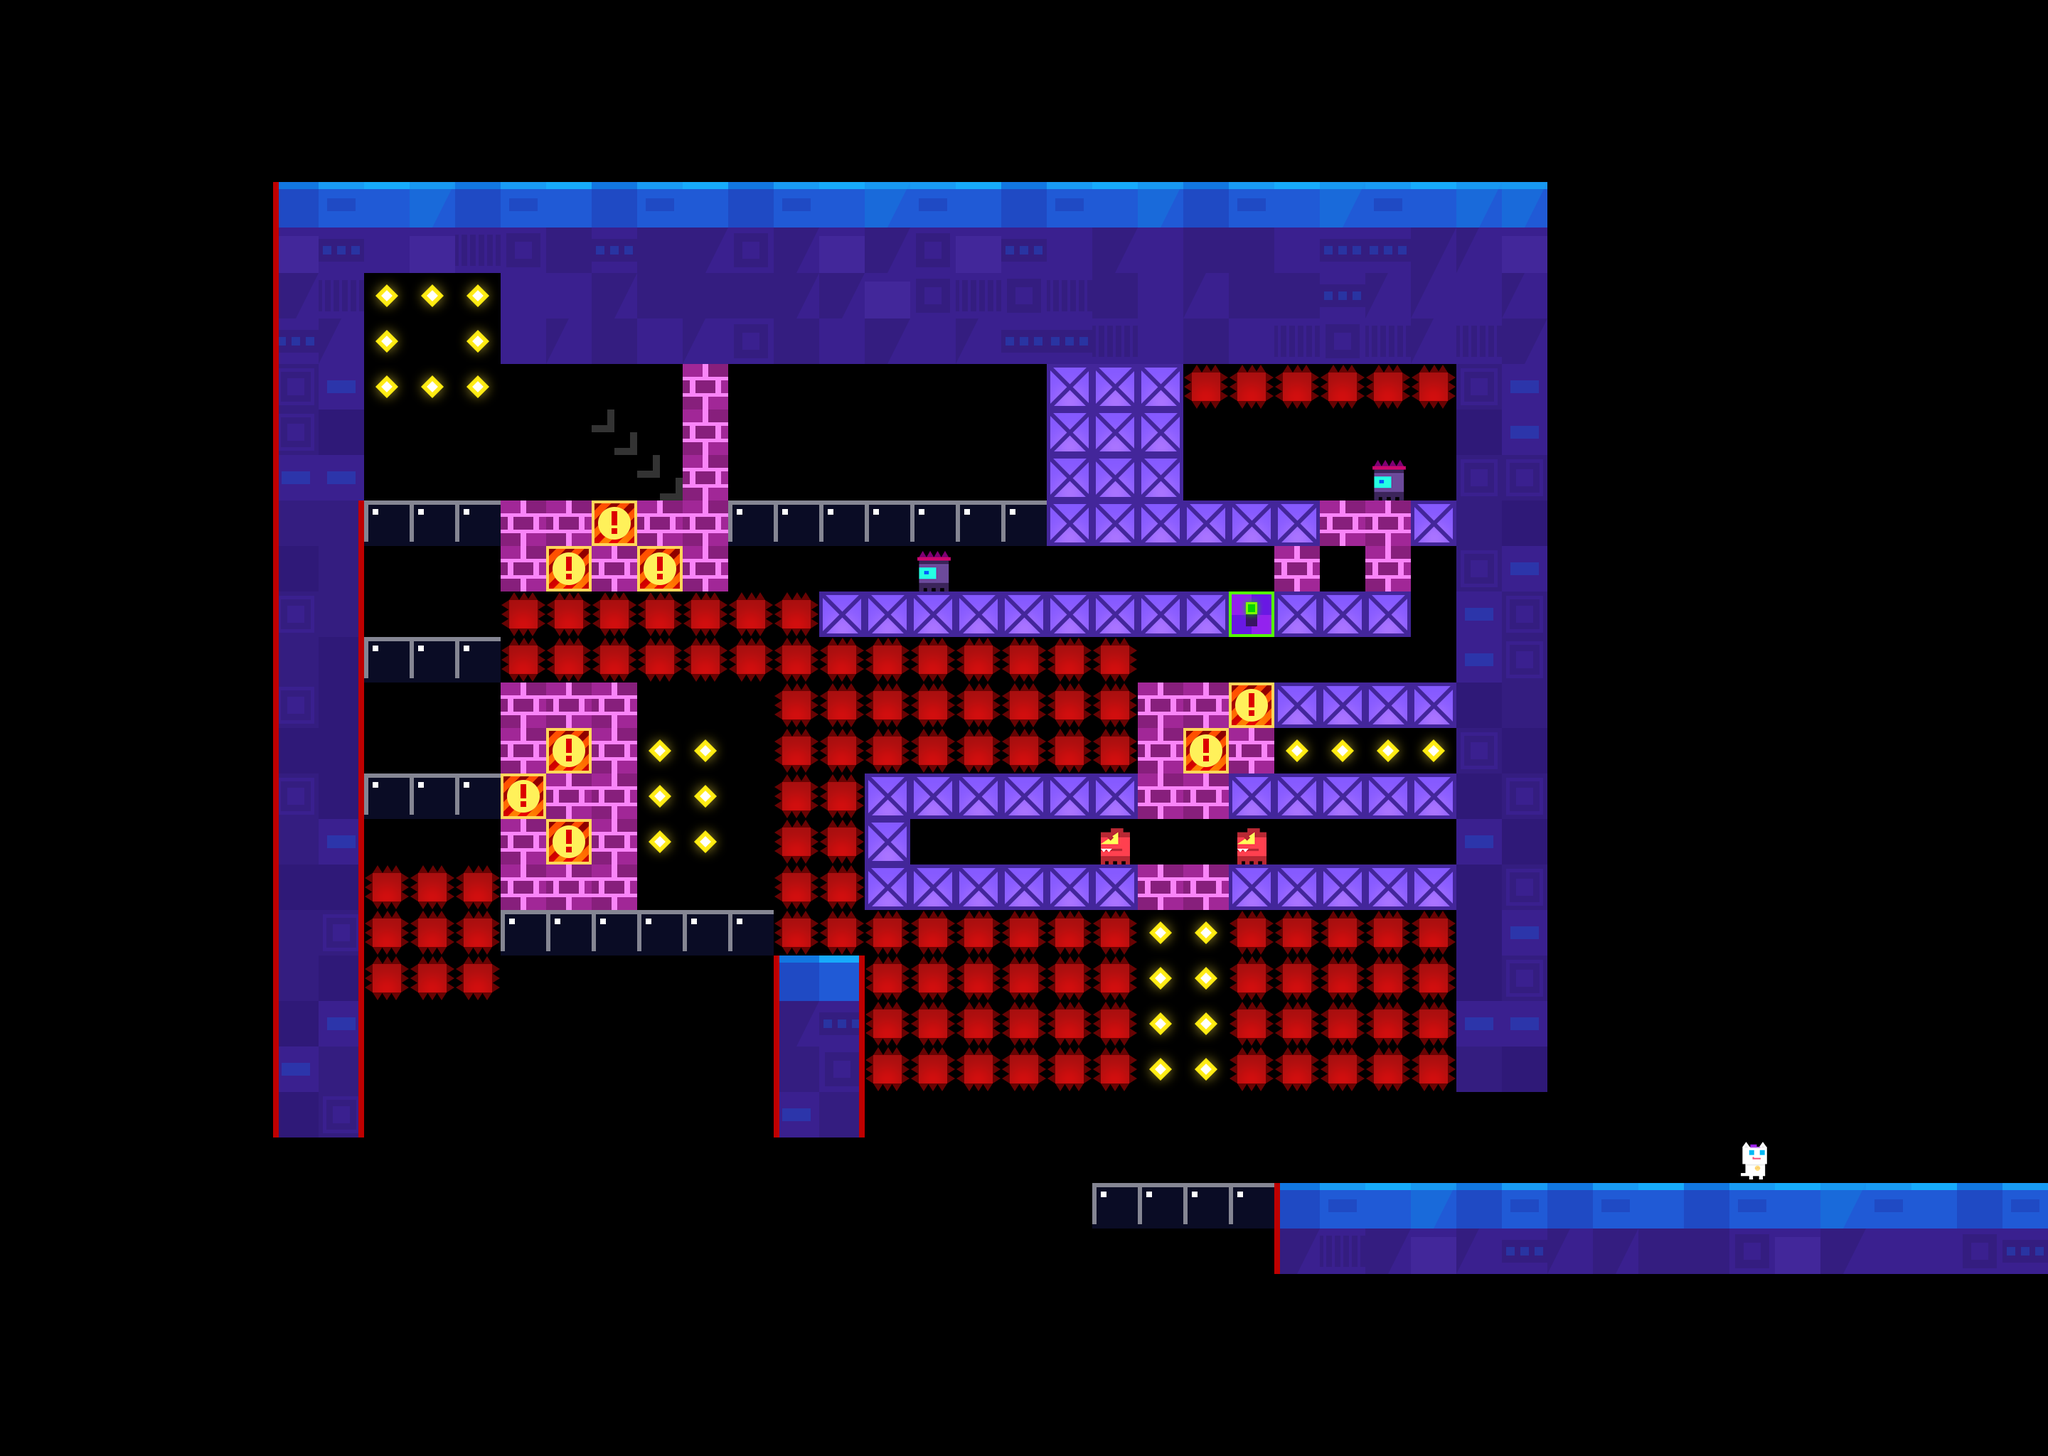

The image is a tile-based game level rendered from a .tmx file. Its description and source (layers, tilesets, objects; grid data summarised) follow:
An orthogonal 45x32 tile map with 64x64 px tiles, 3 tile layers (main, extra_area1, dangerous) and 59 objects (33x DeadZone, 18x CameraYFreeze, 3x enemy, 2x Event, player, ...).

<map version="1.0" orientation="orthogonal" renderorder="right-down" width="45" height="32" tilewidth="64" tileheight="64" nextobjectid="3235">
 <properties>
  <property name="DogSlime" value="1" />
  <property name="bg" value="lyBG8" />
  <property name="bgm" value="bgm_mini" />
 </properties>
 <tileset firstgid="1" name="forest" tilewidth="70" tileheight="70">
  <tileoffset x="-3" y="3" />
  <image source="forest.png" width="700" height="980" />
  <tile id="0">
   <properties>
    <property name="maxX" value="87" />
    <property name="maxY" value="63" />
    <property name="x" value="77" />
    <property name="y" value="61" />
   </properties>
  </tile>
 </tileset>
 <layer name="main" width="45" height="32">
  <data>[1440 cells, 477 non-empty, 28 distinct tile ids]</data>
 </layer>
 <layer name="extra_area1" width="45" height="32">
  <properties>
   <property name="isShow" value="1" />
   <property name="maxX" value="28" />
   <property name="maxY" value="13" />
   <property name="x" value="18" />
   <property name="y" value="11" />
  </properties>
  <data>[1440 cells, 7 non-empty, 1 distinct tile ids]</data>
 </layer>
 <objectgroup name="objConfig">
  <object id="3157" type="player" gid="120" x="704" y="704" />
  <object id="3222" name="-2,0,2,0" type="enemy" gid="101" x="1280" y="832" />
  <object id="3223" name="-4,0,0,0" type="enemy" gid="101" x="1536" y="1216" />
  <object id="3224" name="0,0,4,0" type="enemy" gid="101" x="1728" y="1216" />
  <object id="3225" type="npc" gid="102" x="2432" y="1664" />
 </objectgroup>
 <objectgroup name="triggerConfig">
  <object id="3167" type="CameraYFreeze" gid="103" x="1024" y="1536" />
  <object id="3168" type="DeadZone" gid="104" x="1024" y="1792" />
  <object id="3169" type="DeadZone" gid="104" x="960" y="1792" />
  <object id="3170" type="CameraYFreeze" gid="103" x="960" y="1536" />
  <object id="3171" type="DeadZone" gid="104" x="896" y="1792" />
  <object id="3172" type="CameraYFreeze" gid="103" x="896" y="1536" />
  <object id="3173" type="CameraYFreeze" gid="103" x="768" y="1536" />
  <object id="3174" type="DeadZone" gid="104" x="832" y="1792" />
  <object id="3175" type="DeadZone" gid="104" x="704" y="1792" />
  <object id="3176" type="CameraYFreeze" gid="103" x="832" y="1536" />
  <object id="3177" type="DeadZone" gid="104" x="768" y="1792" />
  <object id="3178" type="CameraYFreeze" gid="103" x="704" y="1536" />
  <object id="3179" type="CameraYFreeze" gid="103" x="640" y="1536" />
  <object id="3180" type="DeadZone" gid="104" x="640" y="1792" />
  <object id="3181" type="DeadZone" gid="104" x="512" y="1792" />
  <object id="3182" type="CameraYFreeze" gid="103" x="576" y="1536" />
  <object id="3183" type="DeadZone" gid="104" x="576" y="1792" />
  <object id="3184" type="CameraYFreeze" gid="103" x="512" y="1536" />
  <object id="3185" type="CameraYFreeze" gid="103" x="1728" y="1792" />
  <object id="3186" type="DeadZone" gid="104" x="1408" y="2048" />
  <object id="3187" type="DeadZone" gid="104" x="1600" y="2048" />
  <object id="3188" type="DeadZone" gid="104" x="1344" y="2048" />
  <object id="3189" type="CameraYFreeze" gid="103" x="1280" y="1792" />
  <object id="3190" type="DeadZone" gid="104" x="1472" y="2048" />
  <object id="3191" type="CameraYFreeze" gid="103" x="1344" y="1792" />
  <object id="3192" type="DeadZone" gid="104" x="1664" y="2048" />
  <object id="3193" type="DeadZone" gid="104" x="1280" y="2048" />
  <object id="3194" type="DeadZone" gid="104" x="1536" y="2048" />
  <object id="3195" type="CameraYFreeze" gid="103" x="1664" y="1792" />
  <object id="3196" type="DeadZone" gid="104" x="1216" y="2048" />
  <object id="3197" type="CameraYFreeze" gid="103" x="1216" y="1792" />
  <object id="3198" type="DeadZone" gid="104" x="1728" y="2048" />
  <object id="3199" type="CameraYFreeze" gid="103" x="1600" y="1792" />
  <object id="3200" type="CameraYFreeze" gid="103" x="1536" y="1792" />
  <object id="3201" type="CameraYFreeze" gid="103" x="1472" y="1792" />
  <object id="3202" type="CameraYFreeze" gid="103" x="1408" y="1792" />
  <object id="3203" type="DeadZone" gid="104" x="1920" y="2048" />
  <object id="3204" type="DeadZone" gid="104" x="2048" y="2048" />
  <object id="3205" type="DeadZone" gid="104" x="1856" y="2048" />
  <object id="3206" type="DeadZone" gid="104" x="1984" y="2048" />
  <object id="3207" type="DeadZone" gid="104" x="1792" y="2048" />
  <object id="3208" type="DeadZone" gid="104" x="1088" y="1856" />
  <object id="3209" type="DeadZone" gid="104" x="1152" y="1920" />
  <object id="3210" type="DeadZone" gid="104" x="1152" y="1984" />
  <object id="3211" type="DeadZone" gid="104" x="448" y="1728" />
  <object id="3212" type="DeadZone" gid="104" x="384" y="1664" />
  <object id="3221" name="extra_area1" type="HideExtra" gid="105" x="1728" y="896" />
  <object id="3227" name="Story1" type="Event" gid="101" x="2048" y="1664" />
  <object id="3228" name="Story1" type="Event" gid="101" x="2112" y="1664" />
  <object id="3230" type="DeadZone" gid="104" x="384" y="1728" />
  <object id="3231" type="DeadZone" gid="104" x="448" y="1792" />
  <object id="3232" type="DeadZone" gid="104" x="1024" y="1856" />
  <object id="3233" type="DeadZone" gid="104" x="1088" y="1920" />
  <object id="3234" type="DeadZone" gid="104" x="1152" y="2048" />
 </objectgroup>
 <objectgroup name="coinList1" />
 <layer name="dangerous" width="45" height="32">
  <data>[1440 cells, 47 non-empty, 3 distinct tile ids]</data>
 </layer>
</map>
